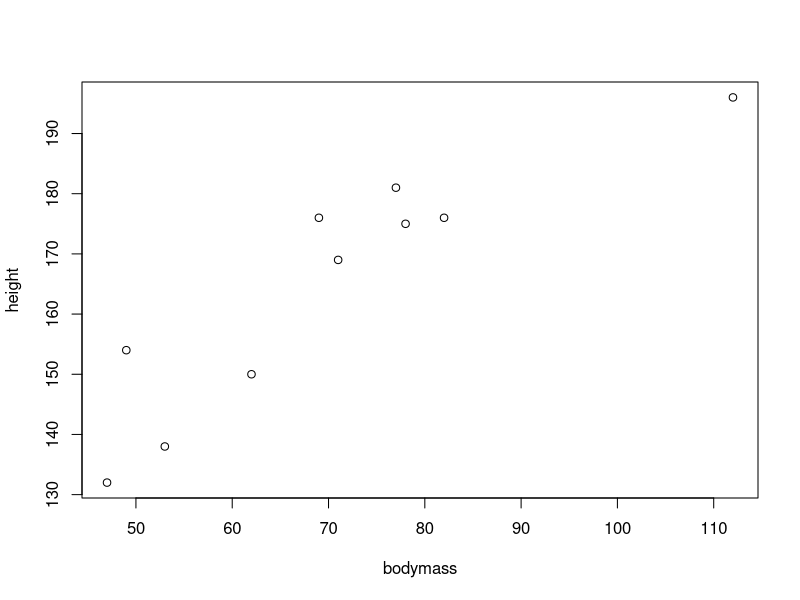
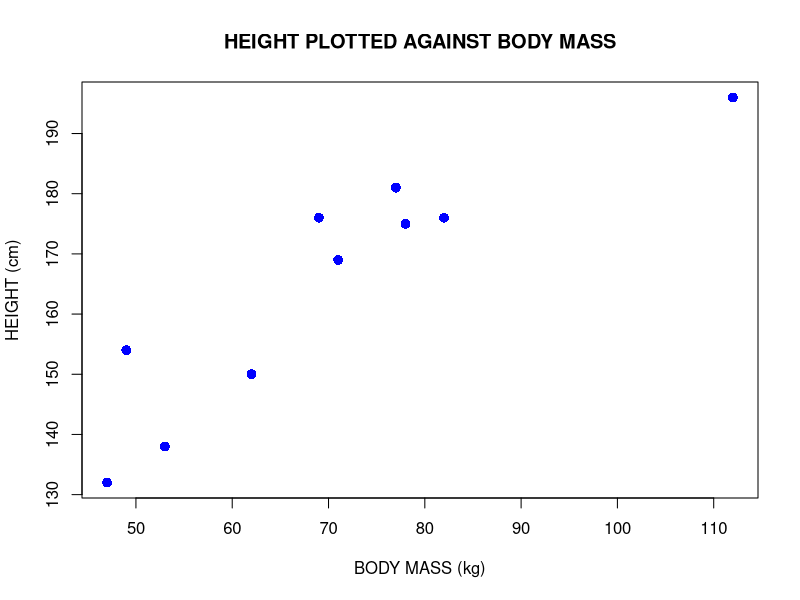
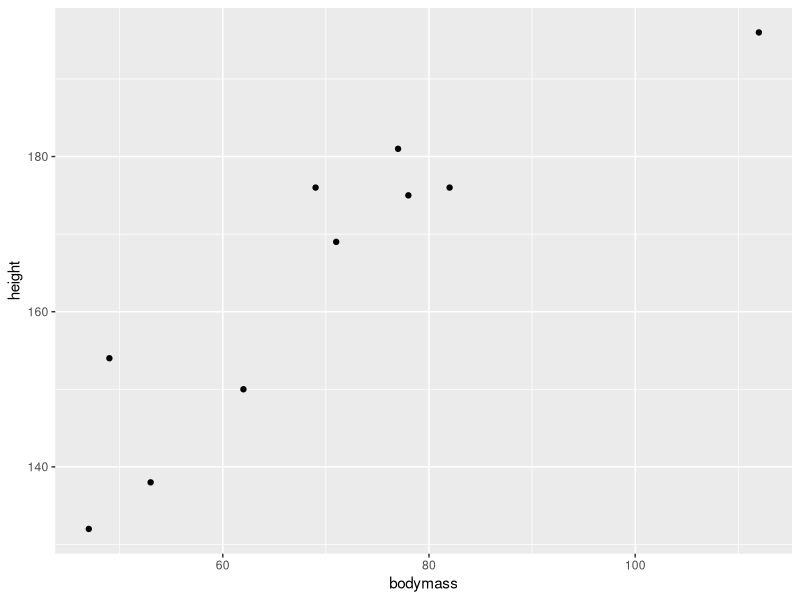
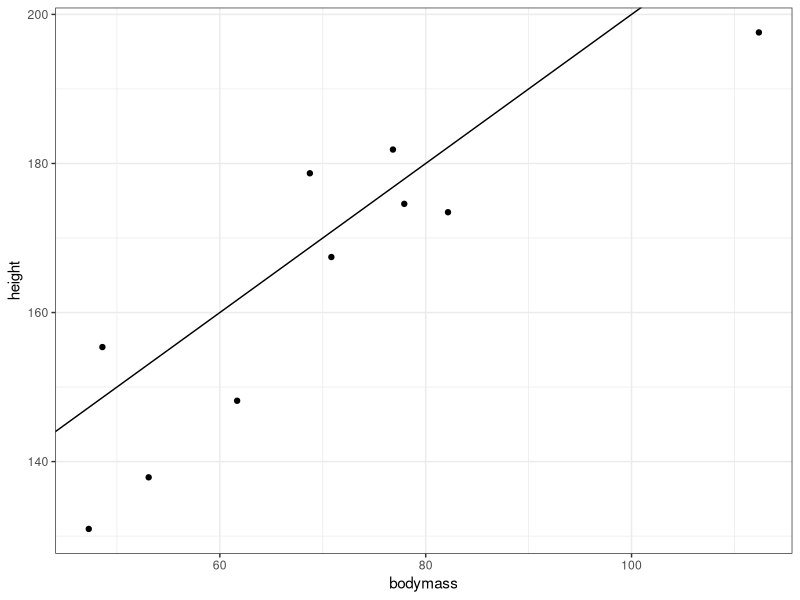
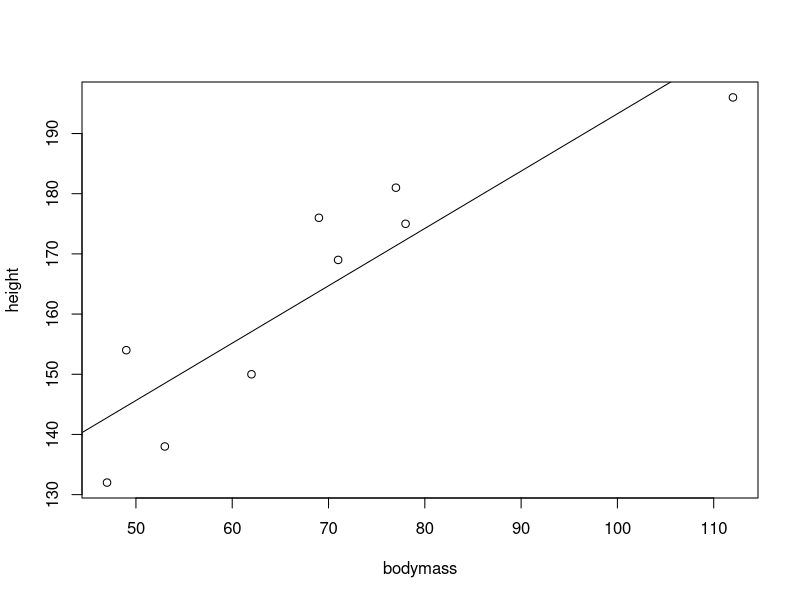
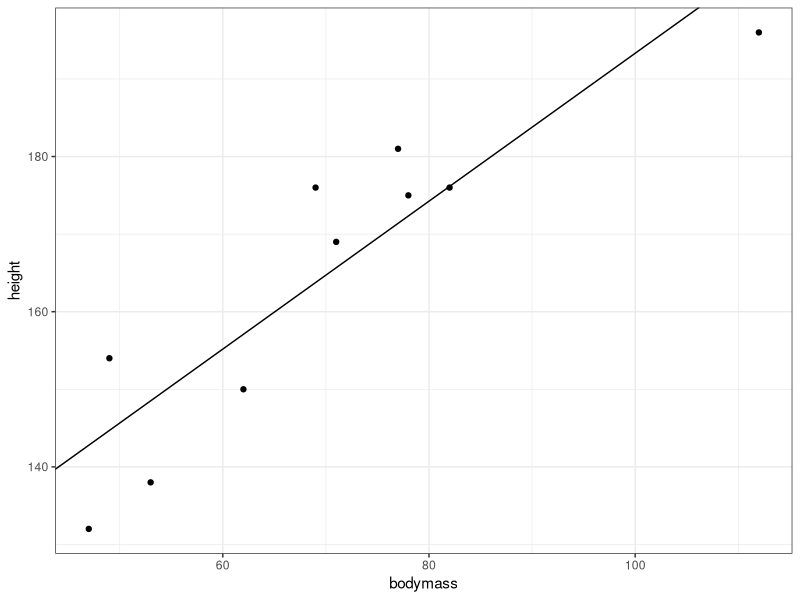

The R source for these figures, in order:
#Simple Scatterplot, correlation, and simple linear regression

# Create a vector for heights
height <- c(176, 154, 138, 196, 132, 176, 181, 169, 150, 175)

# Create a vector for bodymass 
bodymass <- c(82, 49, 53, 112, 47, 69, 77, 71, 62, 78)

# Create a scatterplot 
plot(bodymass, height)

# A better scatterplot
plot(bodymass, height, 
     pch = 16, cex = 1.3, col = "blue", main = "HEIGHT PLOTTED AGAINST BODY MASS", 
     xlab = "BODY MASS (kg)",
     ylab = "HEIGHT (cm)")

#GGplot for scatter plots
require(ggplot2)
df = data.frame(cbind(bodymass,height))

ggplot(data=df,aes(x=bodymass,y=height)) + 
  geom_point()

ggplot(data=df,aes(x=bodymass,y=height)) + 
  geom_jitter(width=0.5,height=3) + 
  geom_abline(intercept=100,slope=1) + 
  theme_bw()

# Correlation 
cor(bodymass, height)

cor(height, bodymass)
height[1] = NA

cor(height,bodymass)
#Use only pairwise observations where both variables have data
cor(height,bodymass,use="pairwise.complete.obs")

#Significance Test to the population
cor.test(bodymass,height)

# A simple linear regression
mdl = lm(height ~ bodymass)
summary(mdl)


plot(bodymass,height)

# A line on the past plot
abline(98.0054, 0.9528)



# A better approach is to use variables and pass data to other functions 
m <- lm(height ~ bodymass)

# GGplot scatter plot including the regression line
ggplot(data=df,aes(x=bodymass,y=height)) + 
  geom_point() + 
  geom_abline(intercept = m$coefficients[1],
              slope=m$coefficients[2]) + 
  theme_bw()


#Using the model to predict new heights from new bodymass
mdl = lm(height ~ bodymass,data=df)
summary(mdl)

bodymass_new = c(180,190,200,300,10,24,50,80,88,90)

df2 = data.frame(bodymass_new)

#The x axis variable must have the same name in this new data frame
df2$bodymass = df2$bodymass_new

colnames(df2)

colnames(df2) = gsub("_new","",colnames(df2))

# This is our predicted heights for each new value of bodymass
new_heights = predict(mdl,df2)


